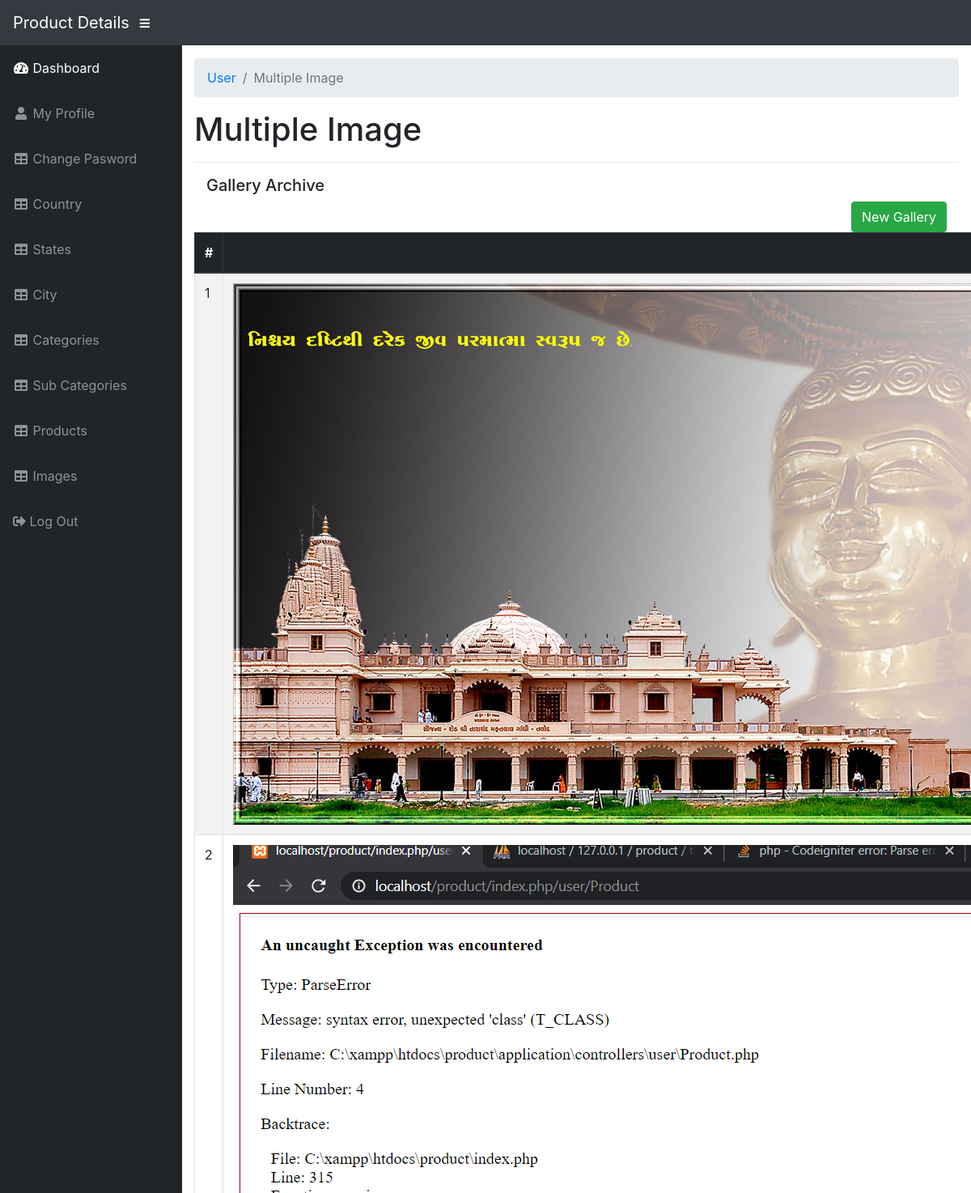
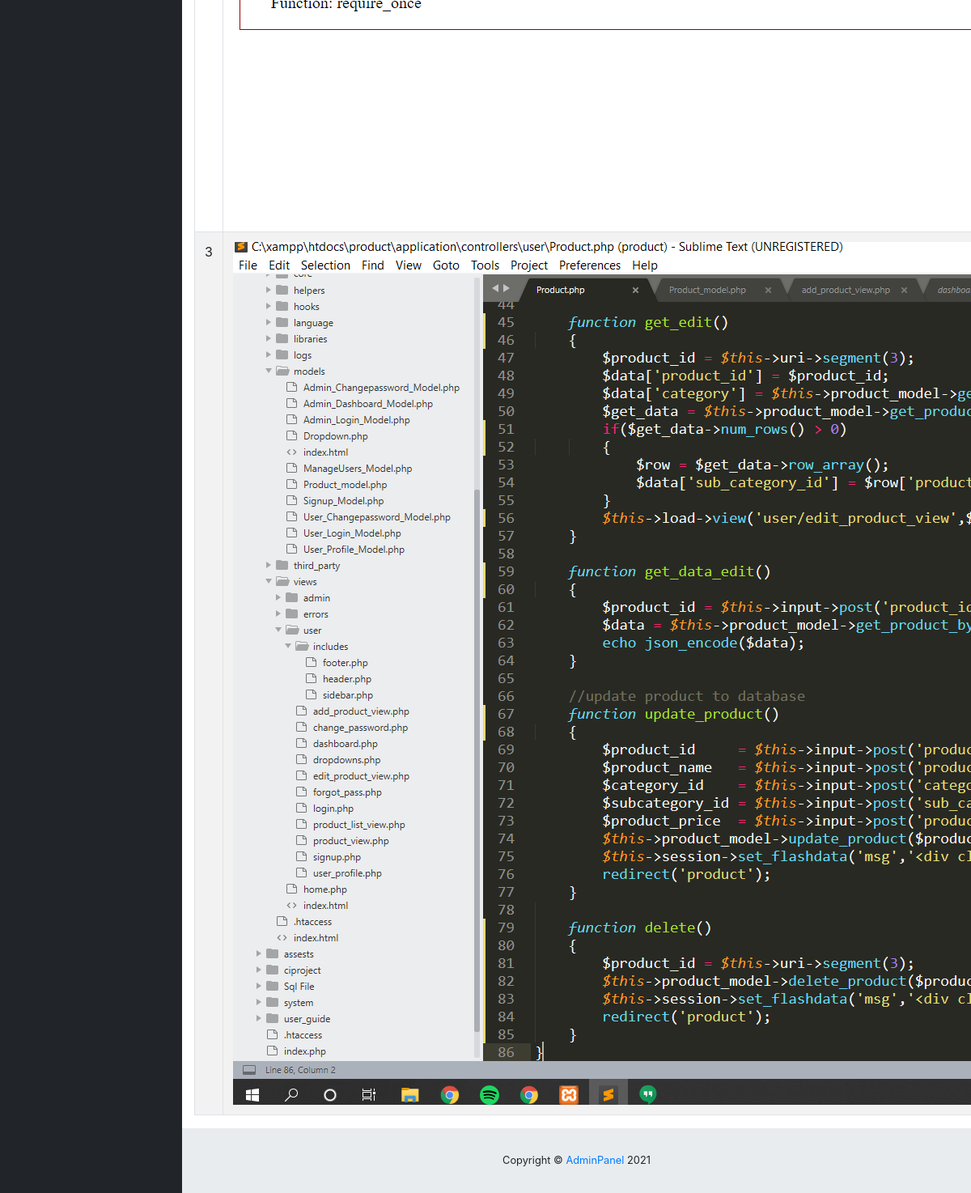
The app's page /index.php/user/manage_gallery with its own data (2 pictures, top to bottom).
### tables this page shows
CREATE TABLE `gallery` (
  `id` int(11) NOT NULL,
  `title` varchar(255) NOT NULL,
  `created` datetime NOT NULL,
  `modified` datetime NOT NULL,
  `status` tinyint(1) NOT NULL DEFAULT 1 COMMENT '1=Active | 0=Inactive'
);

### application/controllers/user/Manage_gallery.php (called while the page is built, shortened)
<?php if ( ! defined('BASEPATH')) exit('No direct script access allowed');
class Manage_gallery extends CI_Controller {
    function __construct() {
        $this->load->helper('form');
        $this->load->library('form_validation');
        $this->load->model('gallery');
    }
    public function index(){
        $data = array();
        $data['gallery'] = $this->gallery->getRows();
        $data['title'] = 'Gallery Archive';
        $this->load->view('templates/header', $data);
        $this->load->view('gallery/index', $data);
        $this->load->view('templates/footer');
    }
}

### index.php (called while the page is built, shortened)
<?php
require_once BASEPATH.'core/CodeIgniter.php';

### application/models/Gallery.php (called while the page is built, shortened)
<?php if ( ! defined('BASEPATH')) exit('No direct script access allowed');
class Gallery extends CI_Model{
    function __construct() {
        $this->galleryTbl   = 'gallery';
        $this->imgTbl = 'gallery_images';
    }
    public function getRows($id = ''){
        $this->db->select("*, (SELECT file_name FROM ".$this->imgTbl." WHERE gallery_id = ".$this->galleryTbl.".id ORDER BY id DESC LIMIT 1) as default_image");
        $this->db->from($this->galleryTbl);
        if($id){
            $this->db->where('id', $id);
            $query  = $this->db->get();
            $result = ($query->num_rows() > 0)?$query->row_array():array();
            if(!empty($result)){
                $this->db->select('*');
                $this->db->from($this->imgTbl);
                $this->db->where('gallery_id', $result['id']);
                $this->db->order_by('id', 'desc');
                $query  = $this->db->get();
                $result2 = ($query->num_rows() > 0)?$query->result_array():array();
                $result['images'] = $result2;
            }
        }else{
            $this->db->order_by('id', 'desc');
            $query  = $this->db->get();
            $result = ($query->num_rows() > 0)?$query->result_array():array();
        }
        return !empty($result)?$result:false;
    }
}

### application/views/gallery/index.php (the view, shortened to what this page needs)
<div class="container">
    <div class="row">
        <div class="col-md-12 head">
            <h5><?php echo $title; ?></h5>
            <div class="float-right">
                <a href="<?php echo base_url('user/manage_gallery/add'); ?>" class="btn btn-success"><i class="plus"></i> New Gallery</a>
            </div>
        </div>
        <table class="table table-striped table-bordered">
            <thead class="thead-dark">
                <tr>
                    <th>#</th>
                    <th></th>
                </tr>
            </thead>
            <tbody>
                <?php if(!empty($gallery)){ $i=0;
                    foreach($gallery as $row){ $i++;
                        $defaultImage = !empty($row['default_image'])?'<img src="'.base_url().'uploads/images/'.$row['default_image'].'" alt="" />':'';
                ?>
                <tr>
                    <td><?php echo $i; ?></td>
                    <td><?php echo $defaultImage; ?></td>
                </tr>
                <?php } }else{ ?>
                <tr><td colspan="6">No gallery found...</td></tr>
                <?php } ?>
            </tbody>
        </table>
    </div>
</div>

### application/views/templates/header.php (shortened to what this page needs)
<!DOCTYPE html>
<html lang="en">
<head>
<?php echo link_tag('assests/vendor/bootstrap/css/bootstrap.min.css'); ?>
<?php echo link_tag('assests/vendor/fontawesome-free/css/all.min.css'); ?>
<?php echo link_tag('assests/vendor/datatables/dataTables.bootstrap4.css'); ?>
<?php echo link_tag('assests/css/sb-admin.css'); ?>
  </head>
  <body id="page-top">
   <?php include APPPATH.'views/user/includes/header.php';?>
    <div id="wrapper">
  <?php include APPPATH.'views/user/includes/sidebar.php';?>
      <div id="content-wrapper">
        <div class="container-fluid">
          <ol class="breadcrumb">
            <li class="breadcrumb-item">
              <a href="<?php echo site_url('user/Dashboard'); ?>">User</a>
            </li>
            <li class="breadcrumb-item active">Multiple Image</li>
          </ol>
          <h1>Multiple Image</h1>
          <hr>

### application/views/user/includes/header.php
<nav class="navbar navbar-expand navbar-dark bg-dark static-top">
   <a class="navbar-brand mr-1" href="index.html">Product Details</a>
   <button class="btn btn-link btn-sm text-white order-1 order-sm-0" id="sidebarToggle" href="#">
     <i class="fas fa-bars"></i>
   </button>
 </nav>

### application/views/user/includes/sidebar.php
  <ul class="sidebar navbar-nav">
    <li class="nav-item active">
      <a class="nav-link" href="<?php echo site_url('user/Dashboard'); ?>">
        <i class="fas fa-fw fa-tachometer-alt"></i>
        <span>Dashboard</span>
      </a>
    </li>
     <li class="nav-item">
      <a class="nav-link" href="<?php echo site_url('user/User_profile'); ?>">
        <i class="fas fa-fw fa-user"></i>
        <span>My Profile</span></a>
    </li>
    <li class="nav-item">
      <a class="nav-link" href="<?php echo site_url('user/Change_password'); ?>">
        <i class="fas fa-fw fa-table"></i>
        <span>Change Pasword</span></a>
    </li>
    <li class="nav-item">
      <a class="nav-link" href="<?php echo site_url('user/Country'); ?>">
        <i class="fas fa-fw fa-table"></i>
        <span>Country</span></a>
    </li>
    <li class="nav-item">
      <a class="nav-link" href="<?php echo site_url('user/State'); ?>">
        <i class="fas fa-fw fa-table"></i>
        <span>States</span></a>
    </li>
    <li class="nav-item">
      <a class="nav-link" href="<?php echo site_url('user/City'); ?>">
        <i class="fas fa-fw fa-table"></i>
        <span>City</span></a>
    </li>
    <li class="nav-item">
      <a class="nav-link" href="<?php echo site_url('user/Category'); ?>">
        <i class="fas fa-fw fa-table"></i>
        <span>Categories</span></a>
    </li>
    <li class="nav-item">
      <a class="nav-link" href="<?php echo site_url('user/Subcate'); ?>">
        <i class="fas fa-fw fa-table"></i>
        <span>Sub Categories</span></a>
    </li>
    <li class="nav-item">
      <a class="nav-link" href="<?php echo site_url('user/Product'); ?>">
        <i class="fas fa-fw fa-table"></i>
        <span>Products</span></a>
    </li>
    <li class="nav-item">
      <a class="nav-link" href="<?php echo site_url('user/Manage_gallery'); ?>">
        <i class="fas fa-fw fa-table"></i>
        <span>Images</span></a>
    </li>
<li class="nav-item">
      <a class="nav-link" href="<?php echo site_url('user/Login/logout'); ?>">
  <i class="fas fa-sign-out-alt"></i>
        <span>Log Out</span></a>
    </li>
  </ul>

### application/views/templates/footer.php (shortened to what this page needs)
</div>
     <?php include APPPATH.'views/user/includes/footer.php';?>
      </div>
    </div>
  </body>
</html>

### application/views/user/includes/footer.php
<footer class="sticky-footer">
    <div class="container my-auto">
      <div class="copyright text-center my-auto">
        <span>Copyright ©  <a href="https://AdminPanel.com" target="_blank">AdminPanel</a> 2021</span>
      </div>
    </div>
  </footer>

### assests/css/sb-admin.css (style rules this page uses)
html { position: relative; min-height: 100%; }
body { height: 100%; }
#wrapper { display: -webkit-box; display: -ms-flexbox; display: flex; }
#wrapper #content-wrapper { overflow-x: hidden; width: 100%; padding-top: 1rem; padding-bottom: 80px; }
.navbar-nav .nav-item.active .nav-link { color: #fff; }
.sidebar { width: 90px !important; background-color: #212529; min-height: calc(100vh - 56px); }
.sidebar .nav-item:last-child { margin-bottom: 1rem; }
.sidebar .nav-item .nav-link { text-align: center; padding: 0.75rem 1rem; width: 90px; }
.sidebar .nav-item .nav-link span { font-size: 0.65rem; display: block; }
.sidebar .nav-item .nav-link { color: rgba(255, 255, 255, 0.5); }
@media (min-width: 768px) { .sidebar { width: 225px !important; } }
@media (min-width: 768px) { .sidebar .nav-item .nav-link { display: block; width: 100%; text-align: left; padding: 1rem; width: 225px; } }
@media (min-width: 768px) { .sidebar .nav-item .nav-link span { font-size: 1rem; display: inline; } }
:root { --input-padding-x: 0.75rem; --input-padding-y: 0.75rem; }
footer.sticky-footer { display: -webkit-box; display: -ms-flexbox; display: flex; position: absolute; right: 0; bottom: 0; width: calc(100% - 90px); height: 80px; background-color: #e9ecef; }
footer.sticky-footer .copyright { line-height: 1; font-size: 0.8rem; }
@media (min-width: 768px) { footer.sticky-footer { width: calc(100% - 225px); } }

### records on screen
gallery: shows a picture
gallery: shows a picture
gallery: shows a picture

### other values on screen
$title "Gallery Archive"
